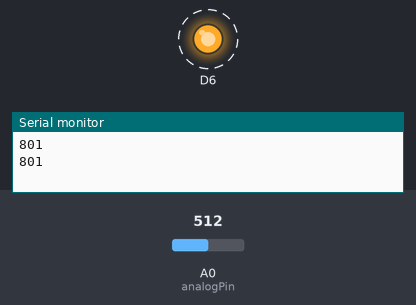
Bench run of a sketch on a simulated ESP8266 (NodeMCU). On the bench: output pins drawn as LEDs (lit = HIGH), the last lines printed to the serial monitor. Dashed ring = blinking. The test bench sets the inputs (shaded band); at power-on: A0 (analogPin) = 512.

Above: at 1.6 s.
1.7 s: A0 (analogPin) set to 900
At 2.7 s:
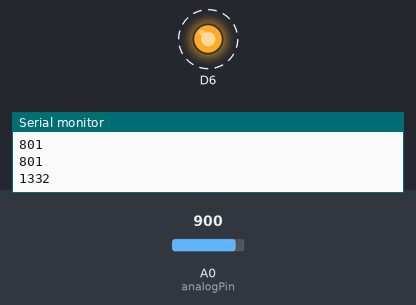
5.5 s: A0 (analogPin) set to 306
At 6.2 s:
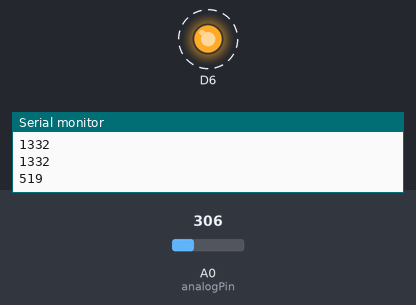
Timing chart, 0 to 15.0 s (numbered marks = the images above; inputs shaded):
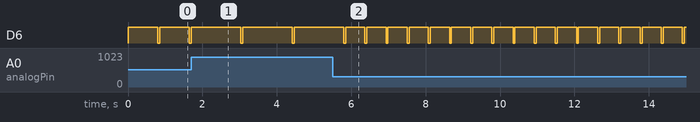

The sketch:

lab4_1.ino
```cpp
const int analogPin = A0;
int sensorValue = 0;
int newValue = 0;

void setup() {
  Serial.begin(115200);
  pinMode(D6, OUTPUT);
}

void loop() {
  sensorValue = analogRead(analogPin);
  newValue = map(sensorValue, 0, 1023, 100, 1500);
  Serial.println(newValue);
  digitalWrite(D6, HIGH);
  delay(newValue);
  digitalWrite(D6, LOW);
  delay(50);
}
```

Measured:
- after the input at 1.7 s, D6: alternates HIGH for 1.3 s and LOW for 0.05 s, starting after 1.3 s
- after the input at 5.5 s, D6: alternates HIGH for 0.52 s and LOW for 0.05 s, starting after 0.87 s
- by itself, D6: alternates HIGH for 0.80 s and LOW for 0.05 s
